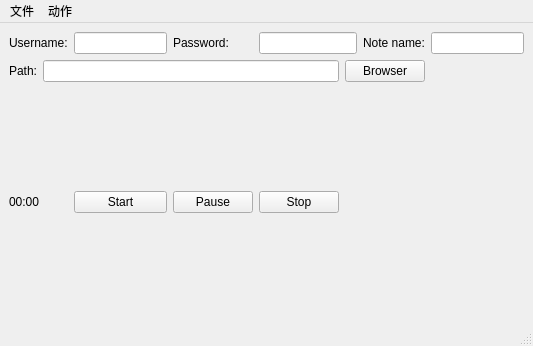
<?xml version="1.0" encoding="UTF-8"?>
<ui version="4.0">
 <class>MainWindow</class>
 <widget class="QMainWindow" name="MainWindow">
  <property name="geometry">
   <rect>
    <x>0</x>
    <y>0</y>
    <width>533</width>
    <height>346</height>
   </rect>
  </property>
  <property name="windowTitle">
   <string>MainWindow</string>
  </property>
  <widget class="QWidget" name="centralwidget">
   <layout class="QGridLayout" name="gridLayout">
    <item row="3" column="3">
     <widget class="QPushButton" name="pushButton_3">
      <property name="text">
       <string>Pause</string>
      </property>
     </widget>
    </item>
    <item row="0" column="2">
     <widget class="QLineEdit" name="username"/>
    </item>
    <item row="0" column="0" colspan="2">
     <widget class="QLabel" name="label">
      <property name="text">
       <string>Username:</string>
      </property>
     </widget>
    </item>
    <item row="0" column="6">
     <widget class="QLabel" name="label_4">
      <property name="text">
       <string>Note name:</string>
      </property>
     </widget>
    </item>
    <item row="3" column="0" colspan="2">
     <widget class="QLabel" name="recorded_minutes_and_seconds">
      <property name="text">
       <string>00:00</string>
      </property>
     </widget>
    </item>
    <item row="0" column="3">
     <widget class="QLabel" name="label_2">
      <property name="text">
       <string>Password:</string>
      </property>
     </widget>
    </item>
    <item row="1" column="5" colspan="2">
     <widget class="QPushButton" name="pushButton">
      <property name="text">
       <string>Browser</string>
      </property>
     </widget>
    </item>
    <item row="1" column="0">
     <widget class="QLabel" name="label_3">
      <property name="text">
       <string>Path:</string>
      </property>
     </widget>
    </item>
    <item row="0" column="4" colspan="2">
     <widget class="QLineEdit" name="password">
      <property name="echoMode">
       <enum>QLineEdit::Password</enum>
      </property>
     </widget>
    </item>
    <item row="4" column="0" colspan="8">
     <widget class="QsciScintilla" name="textEdit_2">
      <property name="maximumSize">
       <size>
        <width>16777215</width>
        <height>100</height>
       </size>
      </property>
      <property name="toolTip">
       <string/>
      </property>
      <property name="whatsThis">
       <string/>
      </property>
     </widget>
    </item>
    <item row="0" column="7">
     <widget class="QLineEdit" name="lineEdit_2"/>
    </item>
    <item row="1" column="1" colspan="4">
     <widget class="QLineEdit" name="lineEdit"/>
    </item>
    <item row="3" column="2">
     <widget class="QPushButton" name="pushButton_2">
      <property name="text">
       <string>Start</string>
      </property>
     </widget>
    </item>
    <item row="3" column="4">
     <widget class="QPushButton" name="pushButton_4">
      <property name="text">
       <string>Stop</string>
      </property>
     </widget>
    </item>
    <item row="2" column="0" colspan="8">
     <widget class="QsciScintilla" name="textEdit">
      <property name="toolTip">
       <string/>
      </property>
      <property name="whatsThis">
       <string/>
      </property>
     </widget>
    </item>
   </layout>
  </widget>
  <widget class="QMenuBar" name="menubar">
   <property name="geometry">
    <rect>
     <x>0</x>
     <y>0</y>
     <width>533</width>
     <height>23</height>
    </rect>
   </property>
   <widget class="QMenu" name="menu">
    <property name="title">
     <string>文件</string>
    </property>
    <addaction name="open"/>
    <addaction name="exit"/>
   </widget>
   <widget class="QMenu" name="menu_2">
    <property name="title">
     <string>动作</string>
    </property>
    <addaction name="start"/>
    <addaction name="pause"/>
    <addaction name="resume"/>
    <addaction name="stop"/>
   </widget>
   <addaction name="menu"/>
   <addaction name="menu_2"/>
  </widget>
  <widget class="QStatusBar" name="statusbar"/>
  <action name="start">
   <property name="text">
    <string>开始</string>
   </property>
  </action>
  <action name="pause">
   <property name="text">
    <string>暂停</string>
   </property>
  </action>
  <action name="resume">
   <property name="text">
    <string>继续</string>
   </property>
  </action>
  <action name="stop">
   <property name="text">
    <string>停止</string>
   </property>
  </action>
  <action name="open">
   <property name="text">
    <string>打开</string>
   </property>
  </action>
  <action name="exit">
   <property name="text">
    <string>退出</string>
   </property>
  </action>
 </widget>
 <customwidgets>
  <customwidget>
   <class>QsciScintilla</class>
   <extends>QFrame</extends>
   <header>Qsci/qsciscintilla.h</header>
  </customwidget>
 </customwidgets>
 <resources/>
 <connections/>
</ui>
